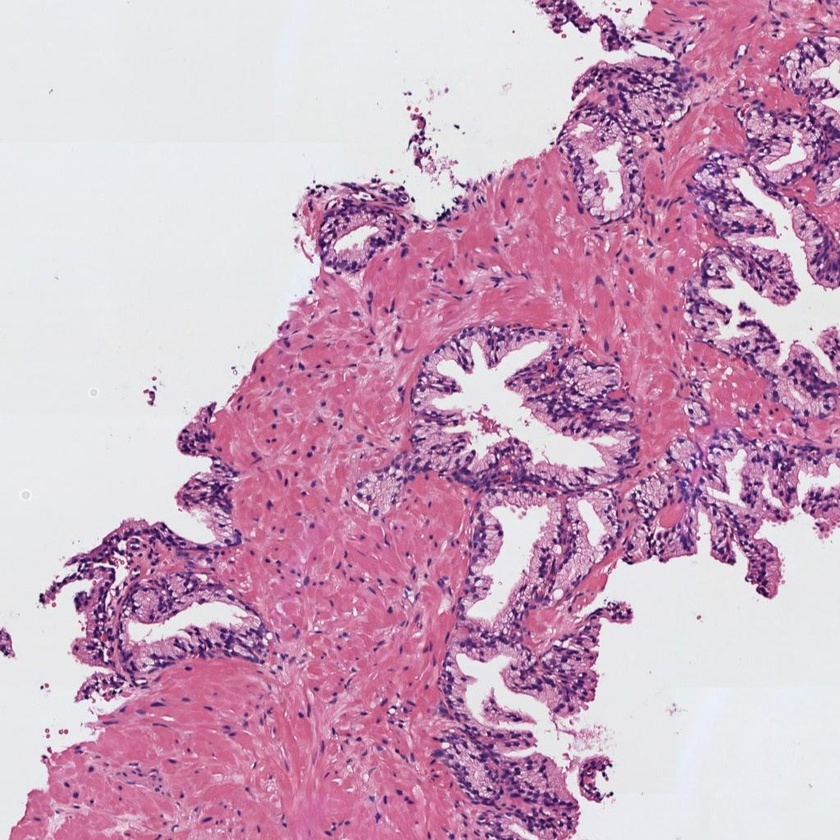
#> input picture 5 Aprendizaje Supervisado/CV_Histologia/histo_1.jpg, 840 x 840 px, shrunk from 1024 x 1024 before the run
$ jupyter execute --allow-errors Histologia.ipynb
#> lines starting #> are read from the running program, lines starting #| are printed output that depends on the picture; after the words box and inside, x2 and y2 are one past the last pixel; in counts of white or black regions, pixels touching at a corner belong together
## Convocatoria 1 - Proyecto 1

#### 0) Cargar una de las imágenes histológicas

[cell 1]
# Utilizar la librería skimage.io para leer la imagen 'histo_x.jpg' en formato RGB.
# Normalizar la imagen para que los píxeles se encuentren en el rango [0, 1]
# Visualizar la imagen
import matplotlib.pyplot as plt
import cv2
import numpy as np
from skimage import io , morphology , color
from skimage.measure import label, regionprops

img_1 = io.imread('histo_1.jpg') #Imagen en RGB
#> img_1 is the input picture: shape (840, 840, 3); mean R, G, B 205, 166.3, 191.6
plt.imshow(img_1, cmap='gray')
plt.show()

rgb_1 = img_1.copy()
rgb_p1 = rgb_1.astype('uint8')/255

#### 1) Realizar una transformación de color para convertir la imagen al espacio de color CMYK

[cell 2]
# Extraer la componente magenta de la imagen (que corresponde a la región tisular)
# Visualizar la imagen del canal magenta

with np.errstate(invalid='ignore', divide='ignore'):
    K = 1 - np.max(rgb_p1, axis=2)
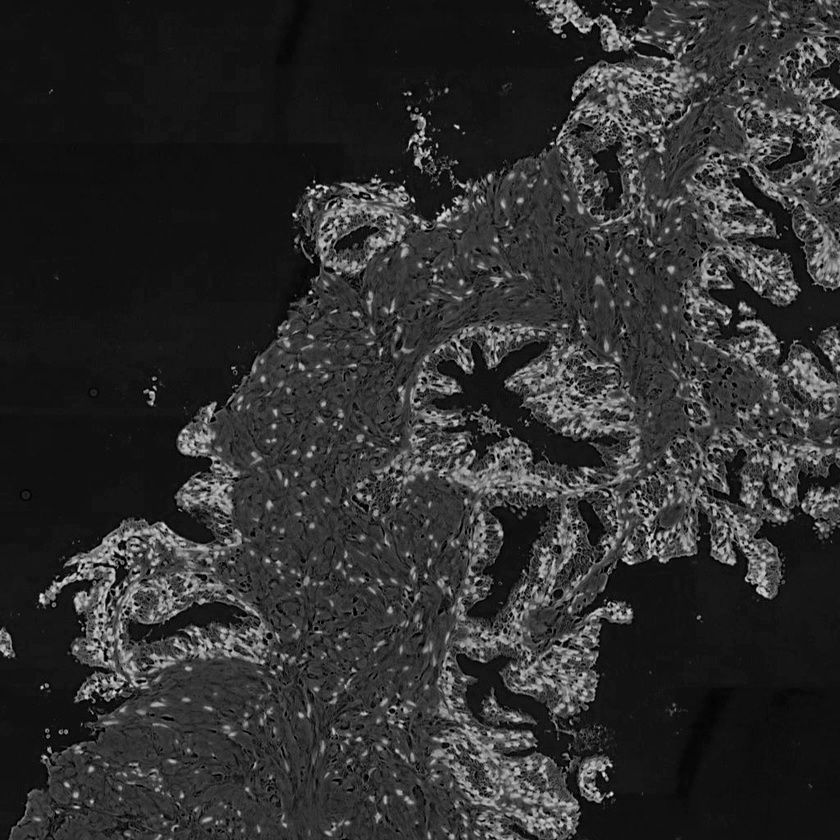
#> K: shape (840, 840) float64; min 0, max 0.914, mean 0.187
    # Extrae los canales de acuerdo con la ecuación del power point
    C = (1-rgb_p1[:,:,0] - K)/(1-K)
    M = (1-rgb_p1[:,:,1] - K)/(1-K)
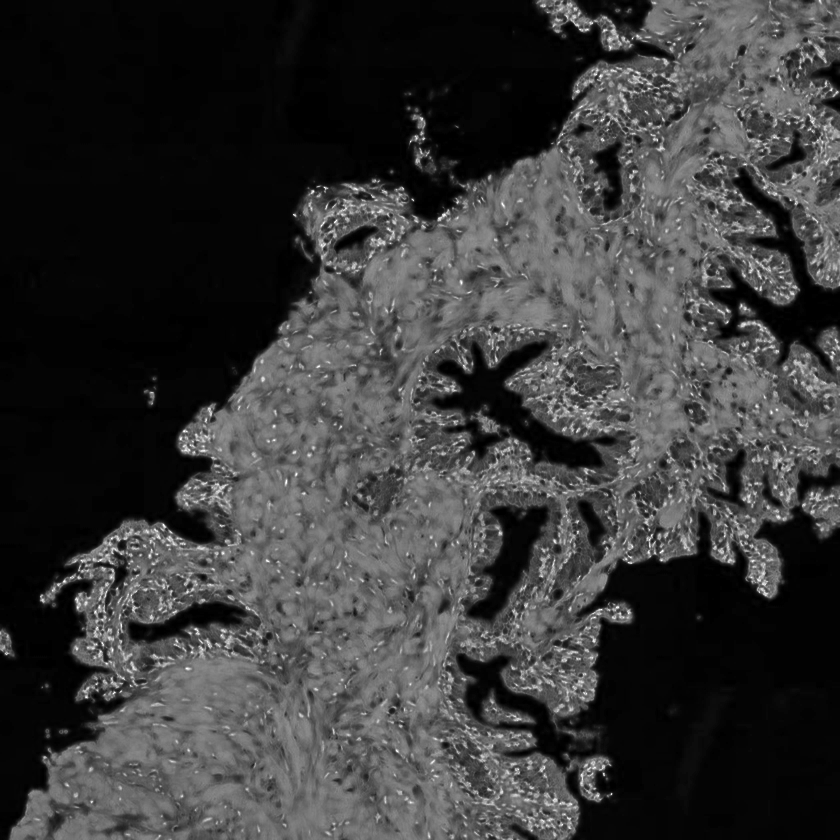
#> M: shape (840, 840) float64; min 0, max 1, mean 0.229
    Y = (1-rgb_p1[:,:,2] - K)/(1-K)
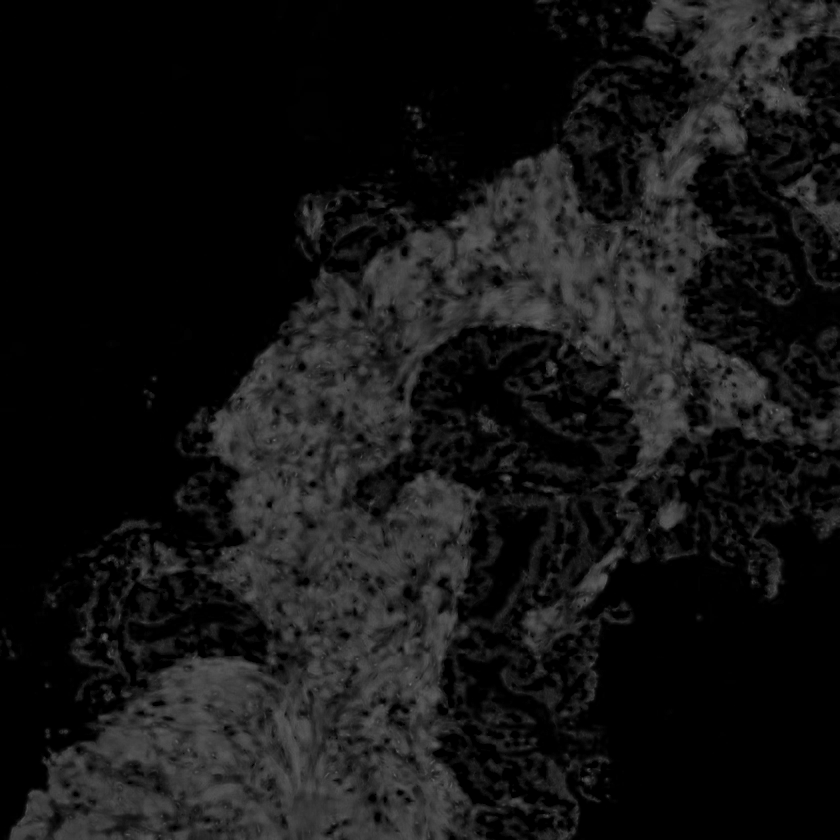
#> Y: shape (840, 840) float64; min 0, max 0.433, mean 0.08

CMYK = (np.dstack((C,M,Y,K))*255).astype('uint8')
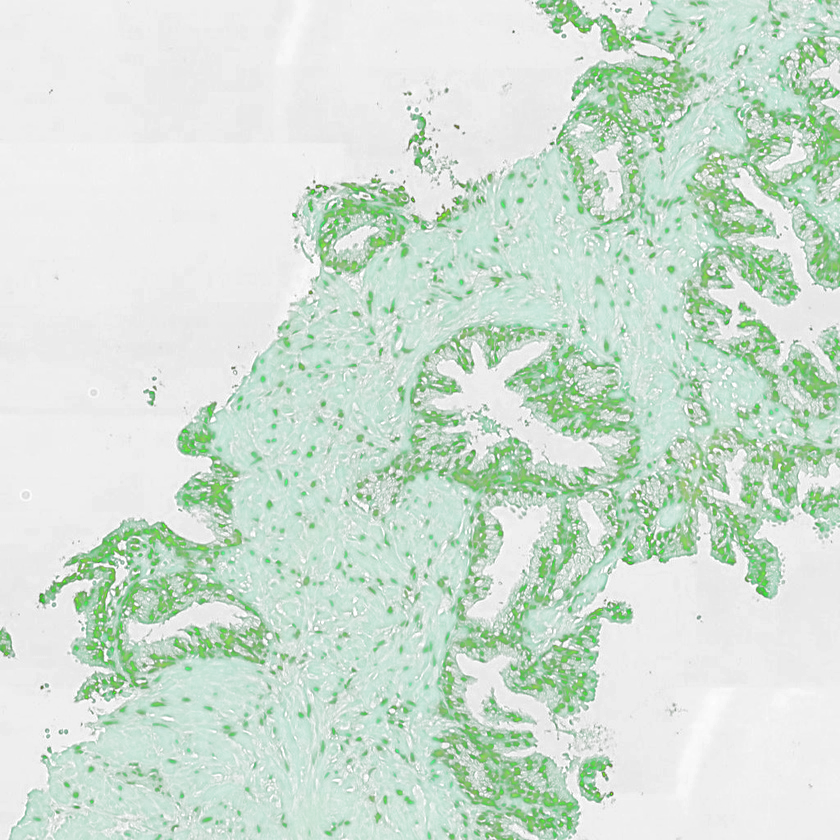
#> CMYK: shape (840, 840, 4); mean R, G, B, A 2.9, 57.9, 20.2, 47.4; transparent parts drawn white
C,M,Y,K = cv2.split(CMYK)

fig, ax = plt.subplots(2,3)
ax[0,0].imshow(img_1, cmap='gray'), ax[0,0].set_title('original')
ax[0,0].axis('off')
ax[0,1].imshow(CMYK.astype('uint8'), cmap='gray'), ax[0,1].set_title('CMYK')
ax[0,1].axis('off')
ax[0,2].imshow(C.astype('uint8'), cmap='gray'), ax[0,2].set_title('cyan')
ax[0,2].axis('off')
ax[1,0].imshow(M.astype('uint8'), cmap='gray'), ax[1,0].set_title('magenta')
ax[1,0].axis('off')
ax[1,1].imshow(Y.astype('uint8'), cmap='gray'), ax[1,1].set_title('yellow')
ax[1,1].axis('off')
ax[1,2].imshow(K.astype('uint8'), cmap='gray'), ax[1,2].set_title('black')
ax[1,2].axis('off')

plt.tight_layout()
plt.show()

[cell 3]
plt.imshow(M, cmap='gray')
plt.show()

#### 2) Umbralizar la imagen para separar los píxeles del fondo de la región tisular

[cell 4]
# Aplicar un filtro gaussiano de tamaño 5x5 y después utilizar el método de Otsu de manera que
# los píxeles correspondientes al lumen y al background de la imagen sean 1s y el resto de los píxeles tengan un valor de 0.
# Nota: Recordar que el método de Otsu requiere como input una imagen en el rango [0-255] en formato "uint8".
# Visualizar la máscara resultante

filtered_M = cv2.GaussianBlur(M, (5, 5), 100)

figs, ax = plt.subplots(1,3,figsize=(8, 8))
ax[0].imshow(img_1, cmap='gray') , ax[0].set_title('Img Histología')
ax[0].axis('off')
ax[1].imshow(M, cmap='gray'), ax[1].set_title('Img M channel')
ax[1].axis('off')
ax[2].imshow(filtered_M, cmap='gray'), ax[2].set_title('Img M channel Gauss')
ax[2].axis('off')
plt.show()

if np.all((filtered_M >= 0) & (filtered_M <= 255)):
    print("El array está en el rango [0, 255]")
else:
    print("El array NO está en el rango [0, 255]")

plt.imshow(filtered_M, cmap='gray')
plt.show()

[cell 5]
plt.hist(filtered_M.ravel(), bins=100)
plt.grid(True)
plt.show()
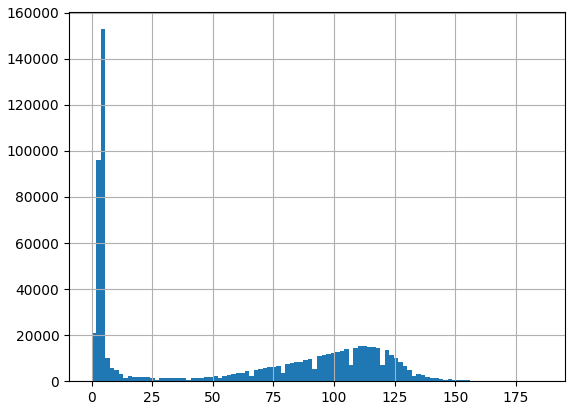
#> figure drawn by matplotlib, 1 panel; tallest bar 152824 high, from x = 3.72 to 5.58

t, mask = cv2.threshold(filtered_M,0,1,cv2.THRESH_OTSU)# 0 es por defecto y 1 es el valor máximo de la máscara
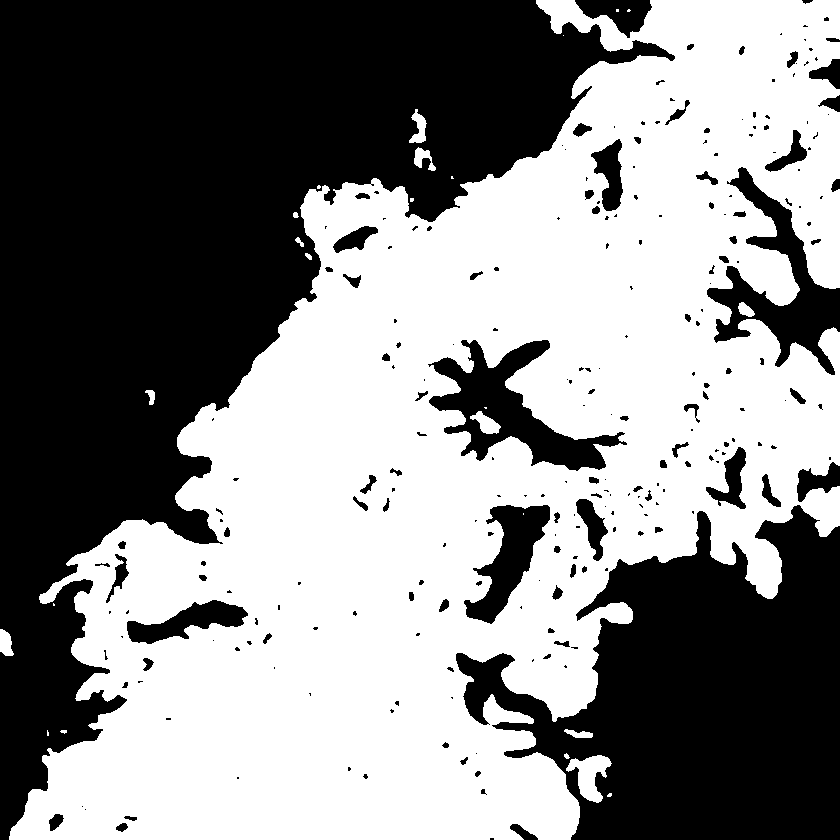
#> mask: shape (840, 840); values 0 (black) and 1 (white), 53.3% white; 246 black regions (150 under 20 px), largest, box (x1, y1, x2, y2) and area: (0, 0, 675, 840) 214563, (456, 505, 840, 840) 76655, (428, 340, 627, 471) 9125
#> t = 54
print('Valor Umbral: ',t)
#| Valor Umbral:  54.0


binary_mask = 1 - (mask).astype(np.uint8)
print(np.unique(binary_mask))
#| [0 1]
# Visualizamos para corroborar que se obtiene el mismo resultado
plt.imshow(binary_mask, cmap='gray')
plt.title('Máscara Otsu (Binary mask) t=' + str(t))
plt.axis('off')
plt.show()

#### 3) Limpiar la imagen eliminando los artefactos de lumen (objetos blancos pequeños que no son lúmenes)

[cell 6]
# Utilizar la librería skimage.morphology.remove_small_objects para eliminar aquellos objetos cuya área sea menor a 300 píxeles
# Más información en https://scikit-image.org/docs/dev/api/skimage.morphology.html#skimage.morphology.remove_small_objects
# Visualizaer la máscara resultante

#gray_image = color.rgb2gray(binary_mask)
min_size = 300# Tamaño mínimo del objeto a mantener
cleaned = morphology.remove_small_objects(mask, min_size=300)
cleaned = morphology.remove_small_holes(cleaned)
#> cleaned: shape (840, 840) bool; 53.8% white; 36 black regions, largest, box (x1, y1, x2, y2) and area: (0, 0, 675, 840) 214558, (456, 505, 840, 840) 76654, (428, 340, 627, 471) 9125
# Mostrar imágenes
fig, axes = plt.subplots(1, 2, figsize=(10, 5))
axes[0].imshow(mask, cmap='gray')
axes[0].set_title('Imagen binaria original')
axes[1].imshow(cleaned, cmap='gray')
axes[1].set_title('Imagen etiquetada después de eliminar objetos pequeños')

[cell 7]
cleaned_mask =1 - (cleaned).astype(np.uint8)

plt.imshow(cleaned_mask, cmap='gray')
plt.title('Máscara Otsu (Cleaned mask) t=' + str(t))
plt.axis('off')
plt.show()

#### 4) Rellenar con 0s el fondo de la imagen para quedarnos únicamente con los lúmenes

[cell 8]
# Aplicar el algoritmo de expansión a partir de semillas (region growing) de manera que únicamente los lúmenes sean blancos
# y el resto de la imagen negra. Pista: utilizar dos semillas. Nota: Se pueden fijar las semillas de manera manual, pero
# se valorará positivamente a aquell@s que desarrollen una función para encontrarlas automáticamente.
# Visualizar la máscara resultante.
mask = cleaned_mask.copy()

# Definir una imagen negra de referencia
h, w = cleaned_mask.shape
#> h = 840; w = 840

print(h, w)
#| 840 840
ref = np.zeros((h+2, w+2), np.uint8)

#print(ref)

# Fijar la semilla. En este caso en la esquina superior izquierda (posición 0,0) para rellenar a partir de ahí
cv2.floodFill(mask, ref, (0,0), 0); # Como nos interesa rellenar de negro, utilizamos el 0 en la última posición
#> mask: shape (840, 840); values 0 (black) and 1 (white), 15.8% white; 35 white regions, largest, box (x1, y1, x2, y2) and area: (456, 505, 840, 840) 76654, (428, 340, 627, 471) 9125, (707, 167, 840, 375) 8628
cv2.floodFill(mask, ref, (w-1,h-1), 0);
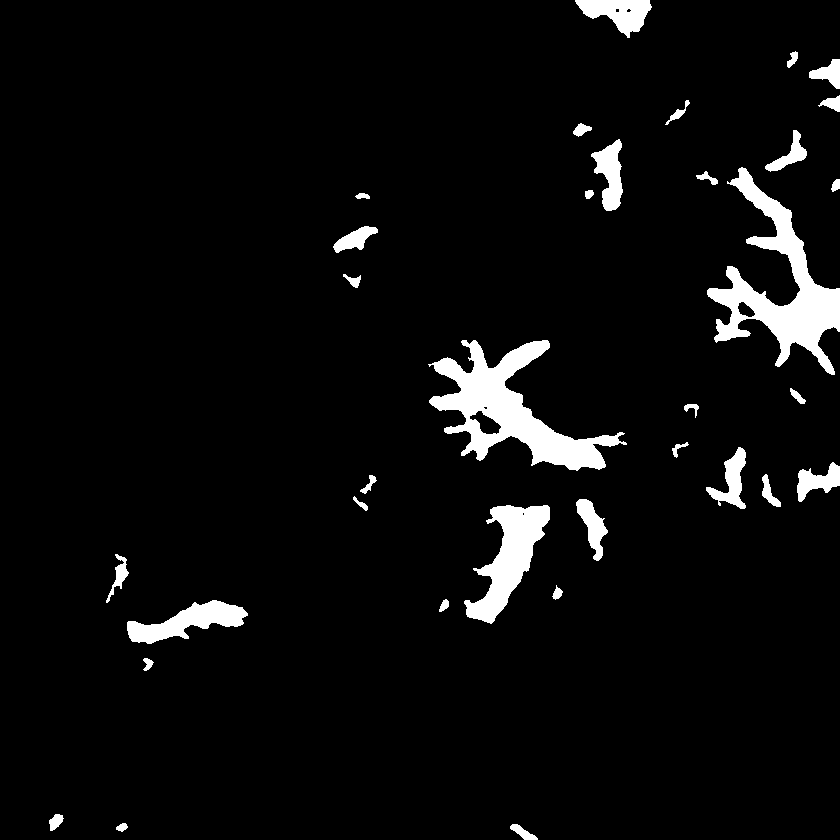
#> mask: shape (840, 840); values 0 (black) and 1 (white), 4.9% white; 34 white regions, largest, box (x1, y1, x2, y2) and area: (428, 340, 627, 471) 9125, (707, 167, 840, 375) 8628, (464, 505, 550, 624) 4419

fig, ax = plt.subplots(1,2)
ax[0].imshow(cleaned_mask, cmap='gray'), ax[0].set_title('Máscara Otsu (Cleaned mask)')
ax[1].imshow(mask, cmap='gray'), ax[1].set_title('máscara')
plt.show()

#### 5) Rellenar los objetos de los lúmenes

[cell 9]
# Rellenar los lúmenes con la función binary_fill_holes de la librería scipy.ndimage.morphology
# Visualizar la máscara resultante
from scipy import ndimage

filled_image = ndimage.binary_fill_holes(mask)
#> filled_image: shape (840, 840) bool; 5% white; 34 white regions, largest, box (x1, y1, x2, y2) and area: (428, 340, 627, 471) 9489, (707, 167, 840, 375) 8784, (464, 505, 550, 624) 4421

plt.imshow(filled_image, cmap='gray')
plt.title('Máscara lumenes rellenos')
plt.axis('off')
plt.show()

$ run again, with 5 Aprendizaje Supervisado/CV_Histologia/histo_2.jpg copied over 5 Aprendizaje Supervisado/CV_Histologia/histo_1.jpg
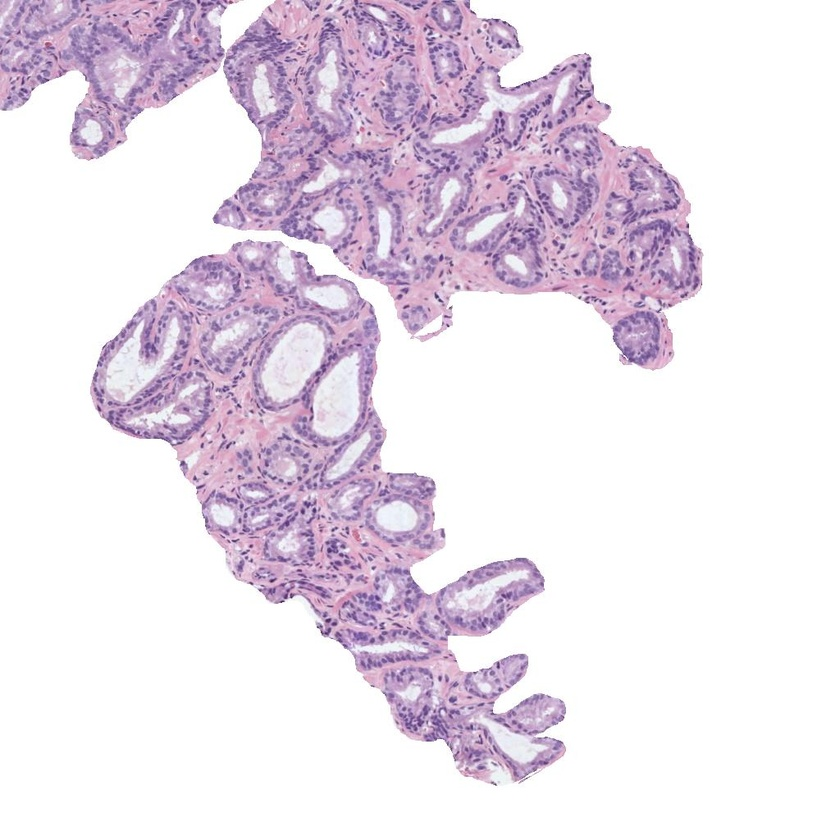
#> input picture 5 Aprendizaje Supervisado/CV_Histologia/histo_2.jpg, 840 x 840 px, shrunk from 1024 x 1024 before the run
#> img_1 is the input picture: shape (840, 840, 3); mean R, G, B 233.3, 223.2, 234.9
#> `t, mask = cv2.threshold(filtered_M,0,1,cv2.THRESH_OTSU)# 0 es por defe..`:
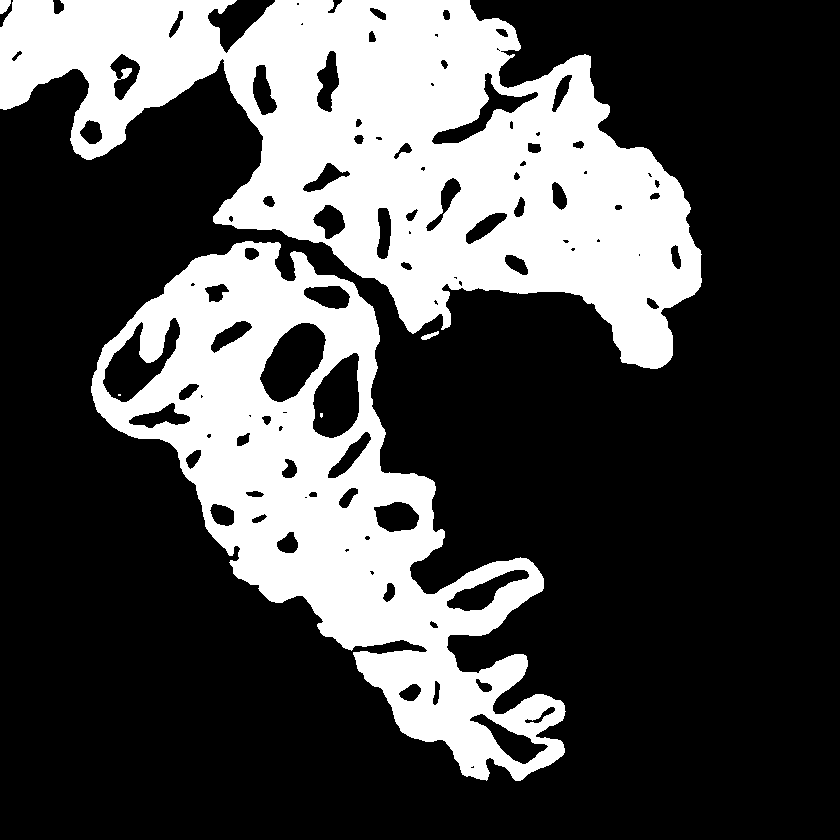
#> mask: shape (840, 840); values 0 (black) and 1 (white), 29.9% white; 6 white regions (2 under 20 px), largest, box (x1, y1, x2, y2) and area: (0, 0, 702, 369) 123349, (91, 241, 566, 781) 87160, (0, 0, 11, 14) 116, (421, 331, 439, 340) 73
#> t = 27
#| Valor Umbral:  27.0
#| [0 1]
#> cleaned: shape (840, 840) bool; 30% white; 6 white regions (2 under 20 px), largest, box (x1, y1, x2, y2) and area: (0, 0, 702, 369) 124104, (91, 241, 566, 781) 87374, (0, 0, 11, 14) 116, (421, 331, 439, 340) 73
#| 840 840
#> `cv2.floodFill(mask, ref, (w-1,h-1), 0);`:
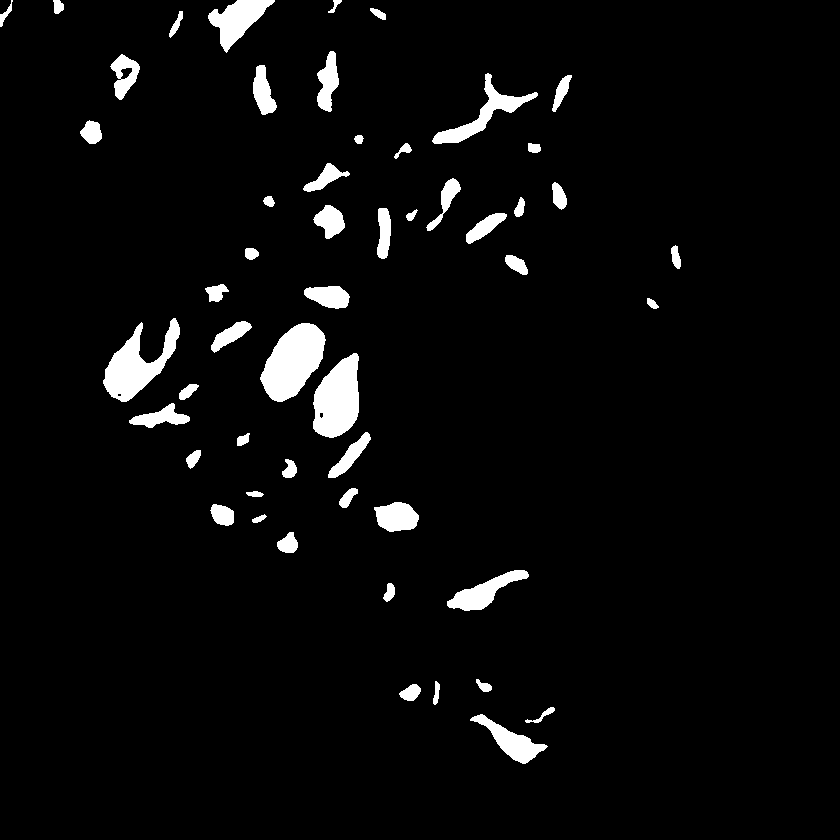
#> mask: shape (840, 840); values 0 (black) and 1 (white), 4.1% white; 53 white regions, largest, box (x1, y1, x2, y2) and area: (260, 323, 326, 402) 3284, (313, 353, 359, 438) 2856, (103, 318, 180, 402) 2737
#> filled_image: shape (840, 840) bool; 4.1% white; 53 white regions, largest, box (x1, y1, x2, y2) and area: (260, 323, 326, 402) 3284, (313, 353, 359, 438) 2869, (103, 318, 180, 402) 2743
